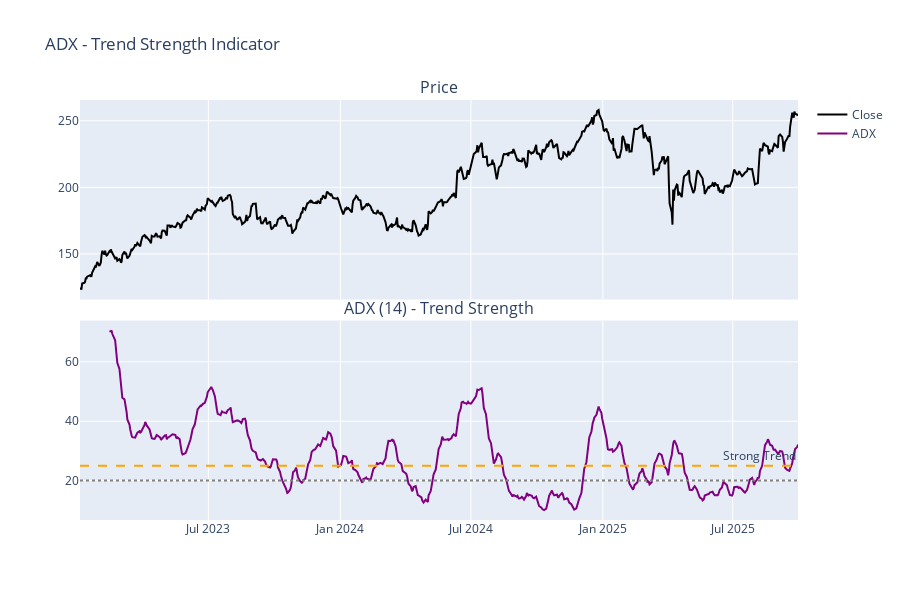

Notebook code cell kept with this figure:
### Markdown cell above
## 3. ADX - Average Directional Index

Measures trend strength regardless of direction (0-100). >25 = strong trend, <20 = weak/ranging. Does NOT indicate direction.

### Code cell
df["adx"] = calculate_adx(df, period=14)

fig = make_subplots(
    rows=2, cols=1, shared_xaxes=True, vertical_spacing=0.05, subplot_titles=("Price", "ADX (14) - Trend Strength")
)

fig.add_trace(go.Scatter(x=df["date"], y=df["close"], name="Close", line={"color": "black"}), row=1, col=1)

fig.add_trace(go.Scatter(x=df["date"], y=df["adx"], name="ADX", line={"color": "purple"}), row=2, col=1)
fig.add_hline(y=25, line_dash="dash", line_color="orange", row=2, col=1, annotation_text="Strong Trend")
fig.add_hline(y=20, line_dash="dot", line_color="gray", row=2, col=1)

fig.update_layout(height=600, title_text="ADX - Trend Strength Indicator")
fig.show()

print(f"ADX mean: {df['adx'].mean():.2f}")
print(f"Strong trend periods (>25): {(df['adx'] > 25).sum()} days")

### Figure 1 — Plotly figure (JSON) as saved in the notebook; plotly's stock layout.template omitted (floating-point values rounded to 4 significant figures; data arrays with more than 128 entries replaced by an {"elided": "..."} marker saying what was removed)
{"data": [{"line": {"color": "black"}, "name": "Close", "type": "scatter", "x": {"elided": "688 str values"}, "xaxis": "x", "y": {"elided": "688 float values"}, "yaxis": "y"}, {"line": {"color": "purple"}, "name": "ADX", "type": "scatter", "x": {"elided": "688 str values"}, "xaxis": "x2", "y": {"elided": "688 float values"}, "yaxis": "y2"}], "layout": {"annotations": [{"font": {"size": 16}, "showarrow": false, "text": "Price", "x": 0.5, "xanchor": "center", "xref": "paper", "y": 1, "yanchor": "bottom", "yref": "paper"}, {"font": {"size": 16}, "showarrow": false, "text": "ADX (14) - Trend Strength", "x": 0.5, "xanchor": "center", "xref": "paper", "y": 0.475, "yanchor": "bottom", "yref": "paper"}, {"showarrow": false, "text": "Strong Trend", "x": 1, "xanchor": "right", "xref": "x2 domain", "y": 25, "yanchor": "bottom", "yref": "y2"}], "height": 600, "shapes": [{"line": {"color": "orange", "dash": "dash"}, "type": "line", "x0": 0, "x1": 1, "xref": "x2 domain", "y0": 25, "y1": 25, "yref": "y2"}, {"line": {"color": "gray", "dash": "dot"}, "type": "line", "x0": 0, "x1": 1, "xref": "x2 domain", "y0": 20, "y1": 20, "yref": "y2"}], "title": {"text": "ADX - Trend Strength Indicator"}, "xaxis": {"anchor": "y", "domain": [0, 1], "matches": "x2", "showticklabels": false}, "xaxis2": {"anchor": "y2", "domain": [0, 1]}, "yaxis": {"anchor": "x", "domain": [0.525, 1]}, "yaxis2": {"anchor": "x2", "domain": [0, 0.475]}}}
